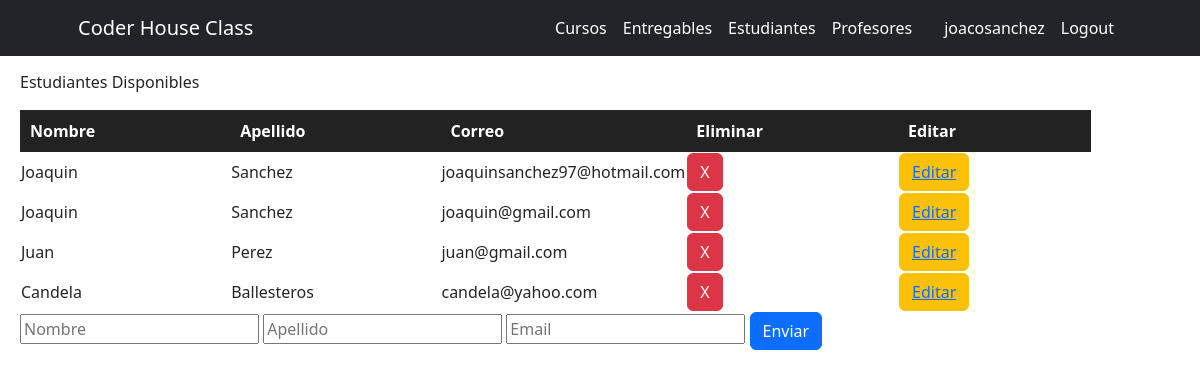
Screenshot of /AppCoder/setEstudiante/ (signed in) with the database file from the repository.
### AppCoder/models.py (models this page shows, shortened)
class Estudiante(models.Model):
    nombre = models.CharField(max_length=30)
    apellido = models.CharField(max_length=30)
    email = models.EmailField()

### AppCoder/views.py (the view)
# urls.py: path('setEstudiante/', setEstudiantes, name="setEstudiante"),
@login_required
def setEstudiantes(request):
    Estudiantes = Estudiante.objects.all()
    if request.method == 'POST':
        estudiante = Estudiante(nombre=request.POST["nombre"],apellido=request.POST["apellido"],email=request.POST["email"]) #modelo
        estudiante.save()
        miFormulario = formSetEstudiante() #aqui limpiamos el formulario despues de enviarlo
        return render(request, "AppCoder/setEstudiantes.html", {"miFormulario":miFormulario, "Estudiantes": Estudiantes}) #redirijo a la misma web donde cargo el formulario
    else:
        miFormulario = formSetEstudiante()
    return render(request, "AppCoder/setEstudiantes.html", {"miFormulario":miFormulario, "Estudiantes": Estudiantes})
    """if request.method == 'POST':
        estudiante = Estudiante(nombre=request.POST["nombre"],apellido=request.POST["apellido"],email=request.POST["email"]) #modelo
        estudiante.save()
        return render(request, "AppCoder/inicio.html")
    return render(request, "AppCoder/setEstudiantes.html")"""

### AppCoder/forms.py
class formSetEstudiante(forms.Form):
    nombre = forms.CharField(max_length=30)
    apellido = forms.CharField(max_length=30)
    email = forms.EmailField()

### AppCoder/templates/AppCoder/setEstudiantes.html (shortened to what this page needs)
<div>
    {% extends "AppCoder/estudiantes.html" %}
    {% load static %}
        {% block setEstudiante %}
            <form action="/AppCoder/setEstudiante/"    method="post" > {% csrf_token %}
                <input placeholder="Nombre" type = "text" name="nombre" required>
                <input placeholder="Apellido" type = "text" name="apellido" required>
                <input placeholder="Email" type = "email" name="email"  required>
                <input class="btn btn-primary" type = "submit" value="Enviar">
            </form>
        {% endblock %}

### AppCoder/templates/AppCoder/estudiantes.html (shortened to what this page needs)
<div>
    {% extends "AppCoder/inicio.html" %}
    {% load static %}
        {% block contenidoQueCambia %}
          <p>Estudiantes Disponibles</p>
          <table id="tableInfoEstudiantes">
            <tr id="tituloTablaEstudiantes">
              <th>Nombre</th>
              <th>Apellido</th>
              <th>Correo</th>
              <th>Eliminar</th>
              <th>Editar</th>
            </tr>
              {% for estudiante in Estudiantes %}
                <tr>
                  <td>{{estudiante.nombre}}</td>
                  <td>{{estudiante.apellido}}</td>
                  <td>{{estudiante.email}}</td>
                  <td><button class="btn btn-danger btnEliminar"><a href="{% url 'eliminarEstudiante' estudiante.nombre %}">X</a></button></td>
                  <td><button class="btn btn-warning btnEditar"><a href="{% url 'editarEstudiante' estudiante.nombre %}">Editar</a></button></td>
                </tr>
              {% endfor %}
          </table>
          <div class="formSetEstudiante">
            {% block setEstudiante %}
            {% endblock %}
          </div>
        {% endblock %}

### AppCoder/templates/AppCoder/inicio.html (shortened to what this page needs)
<!DOCTYPE html>
<html lang="en">
<head>
    {% load static %}
    <link href="{% static 'AppCoder/css/bootstrap.min.css'%}" rel="stylesheet"/>
    <link href="{% static 'AppCoder/css/joacoStyle.css'%}" rel="stylesheet"/>
</head>
<body>
    <nav class="navbar navbar-expand-lg fixed-top bg-dark" id="mainNav">
      <div class="container px-4 px-lg-5">
          <a class="navbar-brand navText" href="#page-top">Coder House Class</a>
          <div class="collapse navbar-collapse" id="navbarResponsive">
              <ul class="navbar-nav ms-auto">
                  <li class="nav-item"><a class="nav-link navText" href="{% url 'Cursos' %}">Cursos</a></li>
                  <li class="nav-item"><a class="nav-link navText" href="{% url 'Entregables' %}">Entregables</a></li>
                  <li class="nav-item"><a class="nav-link navText" href="{% url 'Estudiantes' %}">Estudiantes</a></li>
                  <li class="nav-item"><a class="nav-link navText" href="{% url 'Profesores' %}">Profesores</a></li>
                  <li class="nav-item"><a class="nav-link navText" href="">{{avatar}}</a></li>
                  <li class="nav-item"><a class="nav-link navText" href="{% url 'perfil' %}">{{user.username}}</a></li>
                  <li class="nav-item"><a class="nav-link navText" href="{% url 'Logout' %}">Logout</a></li>
              </ul>
          </div>
      </div>
    </nav>
    <div class="contenido">
        {% block contenidoQueCambia %}
        {% endblock %}
    </div>
</body>
</html>

### AppCoder/static/AppCoder/css/joacoStyle.css (style rules this page uses)
.navText { color: white !important; }
.contenido { margin-top: 50px !important; padding: 20px; }
#tituloTablaEstudiantes { background-color: rgb(34, 34, 34); color: white; border-radius: 3px; }
#tituloTablaEstudiantes th { padding: 10px; }
#tableInfoEstudiantes tr th { padding-right: 135px; }
.btnEliminar a { border-radius: 15px !important; color: white !important; text-decoration: none !important; }

### rows the page displays
Estudiante: nombre "Joaquin", apellido "Sanchez", email "joaquinsanchez97@hotmail.com"
Estudiante: nombre "Joaquin", apellido "Sanchez", email "joaquin@gmail.com"
Estudiante: nombre "Juan", apellido "Perez", email "juan@gmail.com"
Estudiante: nombre "Candela", apellido "Ballesteros", email "candela@yahoo.com"

### other values shown
{{ user.username }} "joacosanchez"
